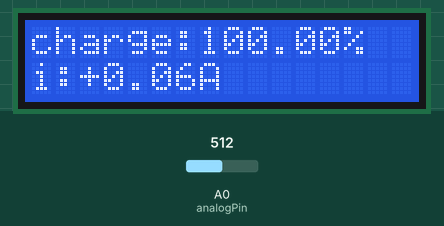
Bench run of a sketch on a simulated Arduino Uno, built with avr-gcc and run on an emulated ATmega328P. On the bench: 16×2 character LCD. Inputs (shaded band) come from the test bench; at power-on: A0 (analogPin) = 512.

Above: at 1.2 s.
1.3 s: A0 (analogPin) set to 496
At 2.3 s:
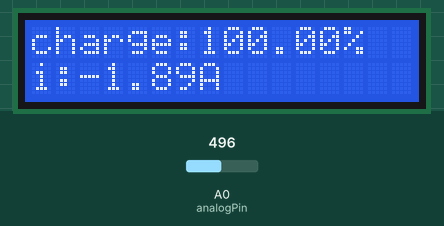
3.0 s: A0 (analogPin) set to 306
At 3.5 s:
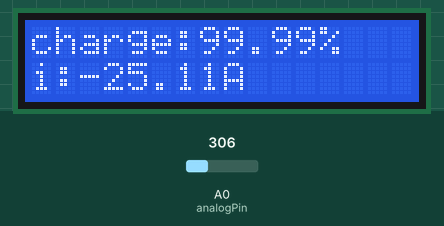
5.1 s: A0 (analogPin) set to 122
At 5.4 s:
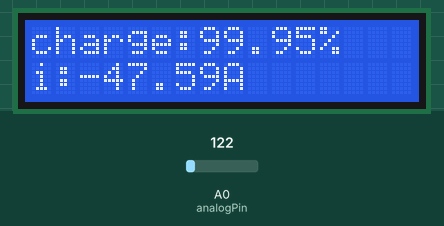
Timing chart, 0 to 8.1 s (numbered marks = the images above; inputs shaded):
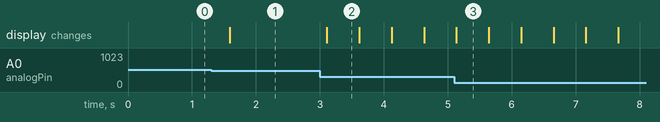

Measured:
- the behaviour switches between 512 and 511 on A0 (analogPin) (found by bisection; images 0 and 1)
- after the input at 1.3 s, the display: changes after 0.29 s (image 1)
- after the input at 3.0 s, the display: changes after 0.11 s (image 2)
- what the display in image 3 shows lasts 0.5 s, from 5.1 s to 5.6 s

The sketch:

Charging_Circuit.ino
```cpp
#include <SPI.h>
#include <LiquidCrystal.h>
#include <EEPROM.h>

LiquidCrystal lcd(12, 11, 5, 4, 3, 2);

int res, savecharge, time, old_time, lastcharge;
int new_in = 0, new_out = 0, in, out;
int analogPin = 0;
int address1 = 10;
int address2 = 11;
//int reset = 6;
byte value;
//int interrupt = 2;
volatile int state = LOW;
float charge = 40.000000000;
float percentage = 100;
float current_in, y, voltage_in, signed_current_in, x;
char sign, charging, discharging;
//int percent_change;


void setup()
{
  //Serial.begin(9600);

  res = 0;
  //pinMode(interrupt, INPUT);
  //attachInterrupt(0, reset, HIGH);
  value = (float) EEPROM.read(address1);
  lastcharge = (float) EEPROM.read(address2);
  if (lastcharge > .1 & lastcharge < 40.01)
  {
    charge = lastcharge;
  }
  //percentage = int (value);


  lcd.begin(16,2);
  lcd.print("charge:");
  lcd.print(value);
  lcd.print("%");
  lcd.setCursor(0, 1);
  lcd.print("i:");
  lcd.print(current_in);
  lcd.print("A");

  //pinMode(reset, INPUT);


}

void loop()
{


  lcd.setCursor(0, 1);

  //attach interrupt for reset (not used)
  if(res != 0)
  {
    //print reset
    lcd.clear();
    lcd.print("RESET!");
    res = 0;
    delay(3000);
    lcd.clear();
    percentage = 100;
    lcd.print("display %");
    //reset value to 100%
  }


//begin current sensor code

  in = analogRead(analogPin);
  float x = float (in);
  float y = float (x/ 1023);
  float voltage_in = float(float(y)*5);
  signed_current_in = ((voltage_in-2.5)/.04);
  current_in = abs(signed_current_in);


  //   (voltage-2.5V offset)/(40 mV/A)


if(current_in > .05 )
{
     if (signed_current_in > 0)
     {
       charge = (charge + (current_in*0.000139f));
     }
     else
     {
       charge = (charge - (current_in*0.000139f));
     }
     //charge = old charge + current change* time measured

     percentage = ((charge/40.0f)*100.0f);
     if (percentage > 100)
     {
      percentage = 100;
     }

     lcd.clear();
     lcd.print("charge:");
     lcd.print(percentage);
     lcd.print("%");
     //new line
     lcd.setCursor(0, 1);
     if (signed_current_in > 0 )
       {
         lcd.print("i:+");
       }
     else
       {
         lcd.print("i:-");
       }
     lcd.print(current_in);
     lcd.print("A");

     //for (int positionCounter = 0; positionCounter < 29; positionCounter++)
     //{
     // scroll one position right:
     //lcd.scrollDisplayRight();
     //}


}

if (current_in < .05)
  {
   lcd.clear();
   lcd.print("charge:");
   lcd.print(percentage);
   lcd.print("%");
   lcd.setCursor(0, 1);
   if (signed_current_in > 0 )
       {
         lcd.print("i:+");
       }
   else
       {
         lcd.print("i:-");
       }
   lcd.print(current_in);
   lcd.print("A");
  }

  new_in = in;
  new_out = out;


  //save to EEProm code
  value =  (byte) percentage;
  lastcharge = (byte) charge;
  delay(500);
  time = millis();
  savecharge = (time - old_time);
  if ( savecharge > 30000)
     {
       EEPROM.write(address1, value);
       EEPROM.write(address2, lastcharge);
     }
  old_time = time;

  if ( reset == 0)
    {
      delay(2000);
      if (reset == 0 )
         {
            lcd.clear();
            percentage = 100;
            lcd.print("RESET!");
            delay(2000);
            lcd.print("charge:");
            lcd.print(percentage);
            lcd.print("%");
         }
    }
}
//Serial.println("in/1023");
//Serial.println(y);
//Serial.println("analogread");
//Serial.println(in);
//Serial.println("voltage");
//Serial.println(voltage_in);
//Serial.println("current");
//Serial.println(current_in);
//Serial.println("charge");
//Serial.println(charge);
//Serial.println("percentage");
//Serial.println(percentage);


void reset()
{
 //reset charge to full
 //display reset
 res = 1;
}
//end of lcd code
```
